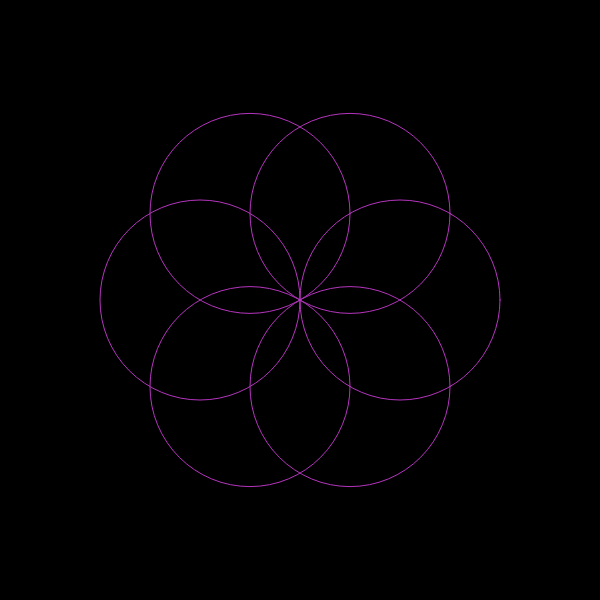
Frame 1 (no input)
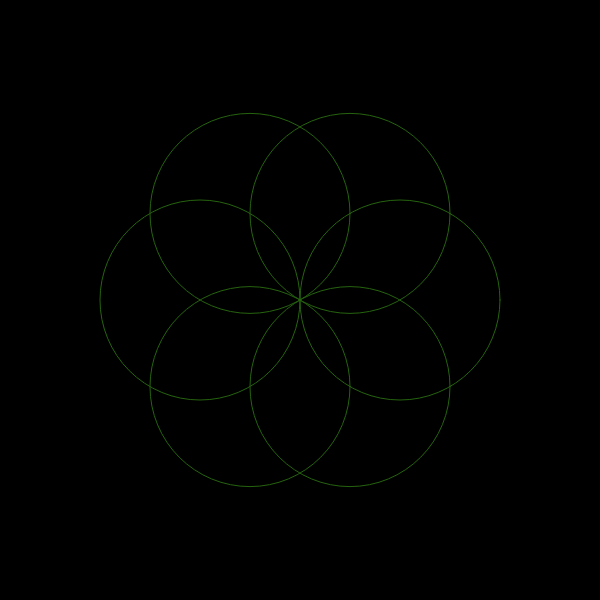
Frame 60 (no input)
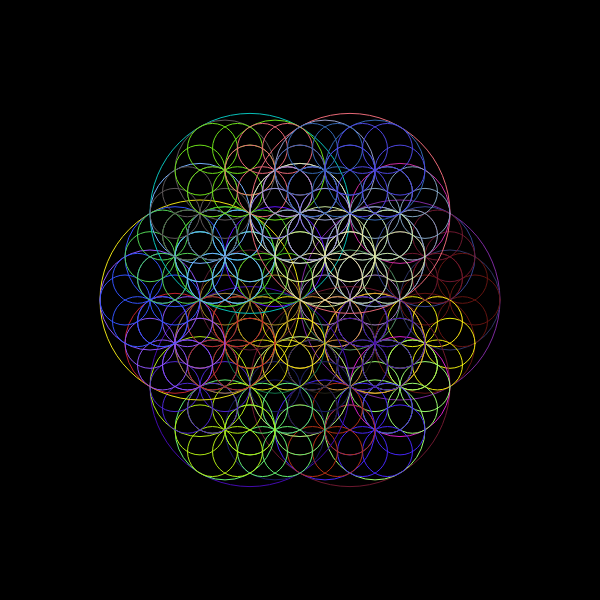
Frame 120 (the mouse pressed at the canvas centre since frame 60)

The p5.js sketch that drew these frames (run headless with seeded random() and noise() and a simulated clock; from frame 60 on, the mouse is pressed at the canvas centre):

// p5.js sketch
// ── sketch.js
function setup() {
  createCanvas(600, 600);
  noFill();
  angleMode(DEGREES); 
}

function draw() {
  background(0);

  // cantidad de círculos basada en la posición del mouse
  let density = map(mouseX, 0, width, 1, 4); 

  // Llama a la función para dibujar el patrón
  drawKaleidoscope(width / 2, height / 2, 100, density);
}

function drawKaleidoscope(x, y, r, density) {
  if (density <= 0) return; // Condición de parada

  // Genera un color aleatorio
  stroke(random(255), random(255), random(255));

  // Dibuja el círculo en múltiples ángulos
  for (let i = 0; i < 6; i++) {
    let angle = 60 * i; 
    let newX = x + cos(angle) * r;
    let newY = y + sin(angle) * r;

    // Dibuja el círculo
    ellipse(newX, newY, r * 2);
    
    // Llama a la función recursiva con la densidad decreciente
    drawKaleidoscope(newX, newY, r / 2, density - 1); 
  }
}
